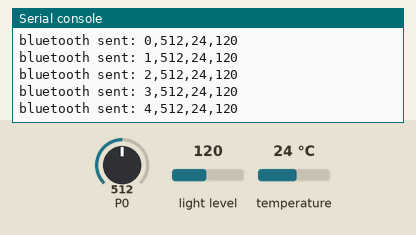
Recording of a program running on a simulated BBC micro:bit (MakeCode). On the bench: the last lines printed to the serial console. Inputs (shaded band) come from the test bench; at power-on: light level 120, P0 = 512, temperature 24 °C (analog values on the 0–1023 scale).

Above: at 1.2 s.
1.3 s: light level set to 5
At 1.54 s:
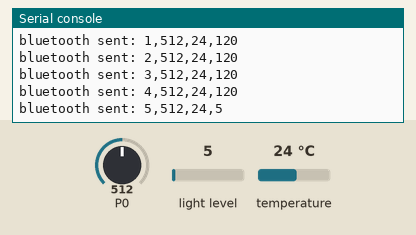
2.8 s: P0 set to 716
At 2.9 s:
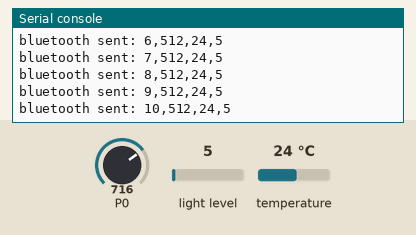
4.3 s: temperature set to 12 °C
At 4.52 s:
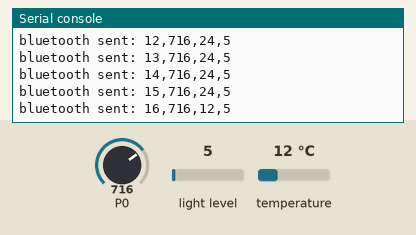
5.8 s: P0 set to 900
At 5.87 s:
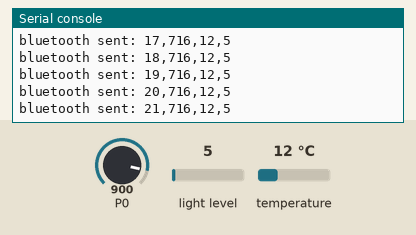
7.3 s: light level set to 64
At 7.49 s:
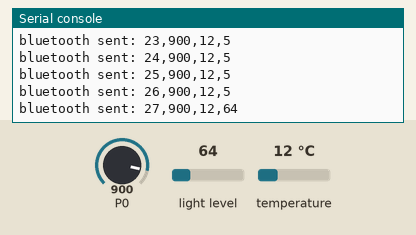
Timing chart, 0 to 9.8 s (numbered marks = the images above; inputs shaded):
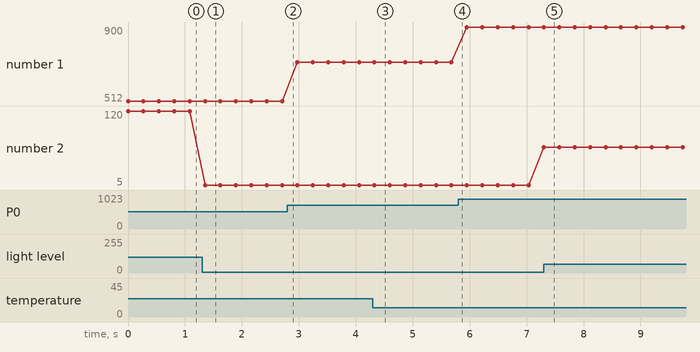

Measured:
- after the input at 1.3 s, the serial console: prints a new line after 0.05 s (image 1)
- after the input at 4.3 s, the serial console: prints a new line at once (image 3)
- after the input at 7.3 s, the serial console: prints a new line at once (image 5)
- plotted number 1: 512 → 716 after the input at 2.8 s, 716 → 900 after the input at 5.8 s
- plotted number 2: 5 → 64 after the input at 7.3 s

The program:

databloom_microbit.py
```python
# Databloom micro:bit sender (MakeCode Python)
#
# IMPORTANT: Before using this code in MakeCode (makecode.microbit.org):
# 1. Create a new project and switch to Python mode
# 2. Click "Extensions" in the toolbox
# 3. Search for and add the "bluetooth" extension
# 4. Then paste this code into the editor
#
# Sends CSV lines over BLE UART (Nordic UART Service):
#   seq,moistureRaw,tempC,lightRaw\n
#
# Pins / sensors:
# - moistureRaw: AnalogPin.P0 (0-1023). Connect soil moisture sensor analog output to P0.
# - tempC: built-in temperature sensor via input.temperature() (°C, integer)
# - lightRaw: built-in light level via input.light_level() (0-255)
#
# Notes:
# - The web app filters for device name starting with "BBC micro:bit" and subscribes to NUS TX.
# - Keep output exactly CSV with a trailing newline. One sample per ~250ms (~4 Hz).
# - Sequence wraps at 65536.

SEQ_MOD = 65536

bluetooth.start_uart_service()

seq = 0

def on_forever():
    global seq
    # Read sensors
    moisture = pins.analog_read_pin(AnalogPin.P0)  # 0-1023
    temp_c = input.temperature()                   # integer °C
    light_val = input.light_level()                # 0-255

    # Compose CSV line: seq,moistureRaw,tempC,lightRaw\n
    line = str(seq) + "," + str(moisture) + "," + str(temp_c) + "," + str(light_val)
    bluetooth.uart_write_line(line)

    # Increment sequence (wrap at 16-bit)
    seq = (seq + 1) % SEQ_MOD

    # Send ~4 Hz
    basic.pause(250)

basic.forever(on_forever)
```
